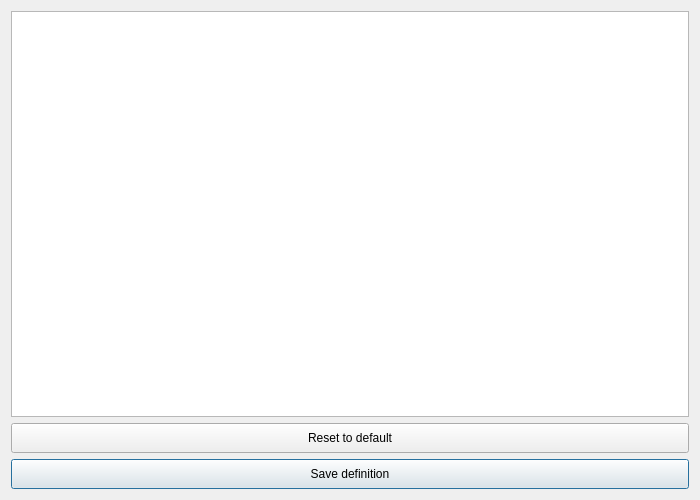
<?xml version="1.0" encoding="UTF-8"?>
<ui version="4.0">
 <class>DlgCalculateLCSetAggregation</class>
 <widget class="QDialog" name="DlgCalculateLCSetAggregation">
  <property name="windowModality">
   <enum>Qt::WindowModal</enum>
  </property>
  <property name="geometry">
   <rect>
    <x>0</x>
    <y>0</y>
    <width>700</width>
    <height>500</height>
   </rect>
  </property>
  <property name="sizePolicy">
   <sizepolicy hsizetype="Expanding" vsizetype="Preferred">
    <horstretch>0</horstretch>
    <verstretch>0</verstretch>
   </sizepolicy>
  </property>
  <property name="minimumSize">
   <size>
    <width>0</width>
    <height>0</height>
   </size>
  </property>
  <property name="windowTitle">
   <string>Setup aggregation of land cover data</string>
  </property>
  <layout class="QGridLayout" name="gridLayout">
   <item row="0" column="0">
    <widget class="QTableView" name="remap_view">
     <property name="selectionBehavior">
      <enum>QAbstractItemView::SelectItems</enum>
     </property>
     <property name="sortingEnabled">
      <bool>true</bool>
     </property>
     <attribute name="horizontalHeaderVisible">
      <bool>true</bool>
     </attribute>
     <attribute name="horizontalHeaderCascadingSectionResizes">
      <bool>true</bool>
     </attribute>
     <attribute name="horizontalHeaderStretchLastSection">
      <bool>true</bool>
     </attribute>
     <attribute name="verticalHeaderVisible">
      <bool>false</bool>
     </attribute>
     <attribute name="verticalHeaderShowSortIndicator" stdset="0">
      <bool>true</bool>
     </attribute>
    </widget>
   </item>
   <item row="2" column="0">
    <widget class="QPushButton" name="btn_save">
     <property name="minimumSize">
      <size>
       <width>0</width>
       <height>30</height>
      </size>
     </property>
     <property name="text">
      <string>Save definition</string>
     </property>
    </widget>
   </item>
   <item row="1" column="0">
    <widget class="QPushButton" name="btn_reset">
     <property name="minimumSize">
      <size>
       <width>0</width>
       <height>30</height>
      </size>
     </property>
     <property name="text">
      <string>Reset to default</string>
     </property>
    </widget>
   </item>
  </layout>
 </widget>
 <resources/>
 <connections/>
</ui>
